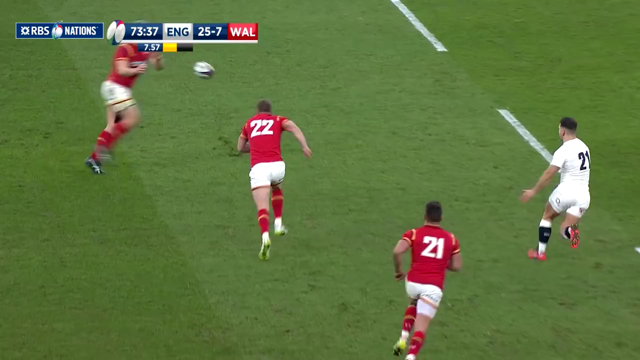
%> input picture Images/frame0001.png, 640 x 360 px
$ octave forensic_test.m   (GNU Octave 9; MATLAB toolbox functions it lacks are replaced by stand-ins)
%> lines starting %> are read from the running program, lines starting %| are printed output that depends on the picture
%Laboratorio di Internet e Multimedia
%Esperienza di laboratorio Immagini n. 1
%Tecniche di demosaicing: applicazioni in image tampering
%8/11/2017
%
%docente: Simone Milani (simone.milani@dei.unipd.it)
%
%Localize the tampering

clear all;
close all;

%carica l'immagine
I=uint8(imread('frame0001.png'));
%> I is the input picture: size 360x640x3 uint8; mean R, G, B 95.4, 116.8, 63.6


%calcola le dimensioni
[N,M,ch]=size(I);
%> N = 360; M = 640; ch = 3

%genera una Bayer mask matrix
%si assume che la bayer mask abbia struttura
%G R
%B G
Is=zeros(N,M);
Is(1:2:N,1:2:M)=I(1:2:N,1:2:M,2);
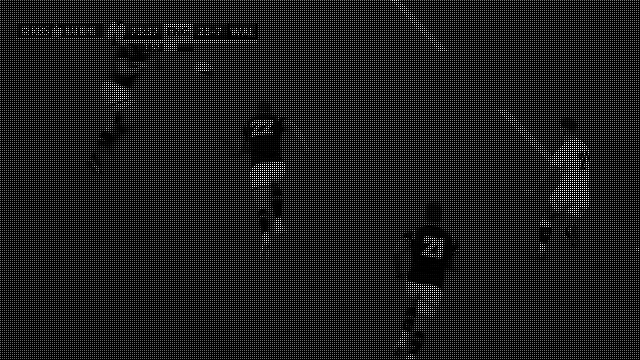
%> Is: size 360x640 double; min 0, max 255, mean 29.2
Is(2:2:N,1:2:M)=I(2:2:N,1:2:M,3);
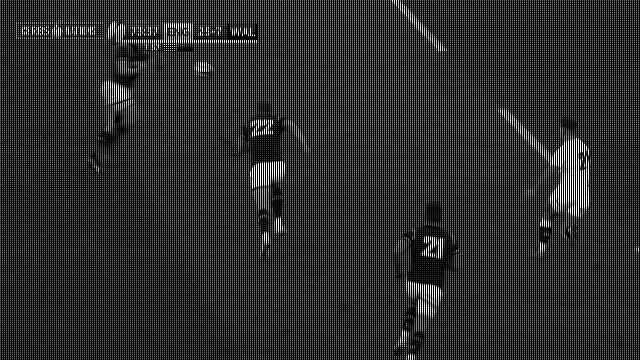
%> Is: size 360x640 double; min 0, max 255, mean 45.1
Is(1:2:N,2:2:M)=I(1:2:N,2:2:M,1);
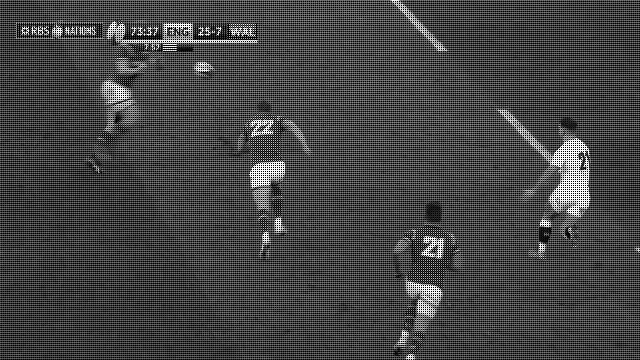
%> Is: size 360x640 double; min 0, max 255, mean 69
Is(2:2:N,2:2:M)=I(2:2:N,2:2:M,2);
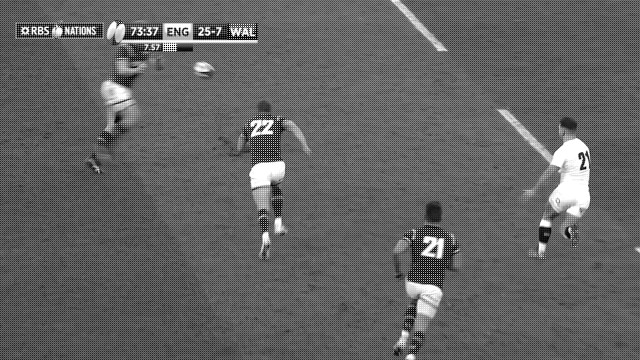
%> Is: size 360x640 double; min 0, max 255, mean 98.2

%interpolazione verticale
%> (the run ends here)
